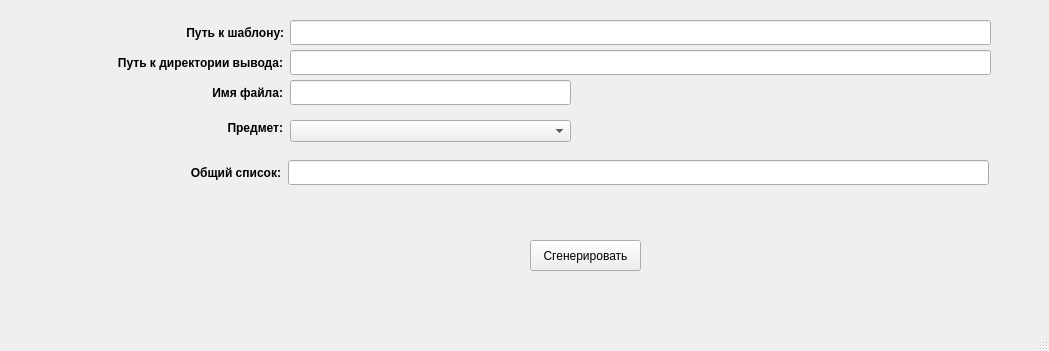
<?xml version="1.0" encoding="UTF-8"?>
<ui version="4.0">
 <class>MainWindow</class>
 <widget class="QMainWindow" name="MainWindow">
  <property name="enabled">
   <bool>true</bool>
  </property>
  <property name="geometry">
   <rect>
    <x>0</x>
    <y>0</y>
    <width>1049</width>
    <height>351</height>
   </rect>
  </property>
  <property name="windowTitle">
   <string>СертификатоГенератор</string>
  </property>
  <property name="styleSheet">
   <string notr="true"/>
  </property>
  <widget class="QWidget" name="centralwidget">
   <widget class="QComboBox" name="comboBoxSubjects">
    <property name="enabled">
     <bool>true</bool>
    </property>
    <property name="geometry">
     <rect>
      <x>290</x>
      <y>120</y>
      <width>281</width>
      <height>22</height>
     </rect>
    </property>
   </widget>
   <widget class="QLineEdit" name="lineEditPathTemplate">
    <property name="enabled">
     <bool>true</bool>
    </property>
    <property name="geometry">
     <rect>
      <x>290</x>
      <y>20</y>
      <width>701</width>
      <height>25</height>
     </rect>
    </property>
   </widget>
   <widget class="QLabel" name="label">
    <property name="enabled">
     <bool>true</bool>
    </property>
    <property name="geometry">
     <rect>
      <x>143</x>
      <y>20</y>
      <width>141</width>
      <height>25</height>
     </rect>
    </property>
    <property name="font">
     <font>
      <weight>75</weight>
      <bold>true</bold>
     </font>
    </property>
    <property name="text">
     <string>Путь к шаблону:</string>
    </property>
    <property name="alignment">
     <set>Qt::AlignRight|Qt::AlignTrailing|Qt::AlignVCenter</set>
    </property>
   </widget>
   <widget class="QLineEdit" name="lineEditDirOut">
    <property name="enabled">
     <bool>true</bool>
    </property>
    <property name="geometry">
     <rect>
      <x>290</x>
      <y>50</y>
      <width>701</width>
      <height>25</height>
     </rect>
    </property>
   </widget>
   <widget class="QLabel" name="label_2">
    <property name="enabled">
     <bool>true</bool>
    </property>
    <property name="geometry">
     <rect>
      <x>92</x>
      <y>50</y>
      <width>191</width>
      <height>25</height>
     </rect>
    </property>
    <property name="font">
     <font>
      <weight>75</weight>
      <bold>true</bold>
     </font>
    </property>
    <property name="text">
     <string>Путь к директории вывода:</string>
    </property>
    <property name="alignment">
     <set>Qt::AlignRight|Qt::AlignTrailing|Qt::AlignVCenter</set>
    </property>
   </widget>
   <widget class="QLabel" name="label_3">
    <property name="enabled">
     <bool>true</bool>
    </property>
    <property name="geometry">
     <rect>
      <x>202</x>
      <y>80</y>
      <width>81</width>
      <height>25</height>
     </rect>
    </property>
    <property name="font">
     <font>
      <weight>75</weight>
      <bold>true</bold>
     </font>
    </property>
    <property name="text">
     <string>Имя файла:</string>
    </property>
    <property name="alignment">
     <set>Qt::AlignRight|Qt::AlignTrailing|Qt::AlignVCenter</set>
    </property>
   </widget>
   <widget class="QLineEdit" name="lineEditFilename">
    <property name="enabled">
     <bool>true</bool>
    </property>
    <property name="geometry">
     <rect>
      <x>290</x>
      <y>80</y>
      <width>281</width>
      <height>25</height>
     </rect>
    </property>
   </widget>
   <widget class="QLabel" name="label_8">
    <property name="enabled">
     <bool>true</bool>
    </property>
    <property name="geometry">
     <rect>
      <x>52</x>
      <y>115</y>
      <width>231</width>
      <height>25</height>
     </rect>
    </property>
    <property name="font">
     <font>
      <weight>75</weight>
      <bold>true</bold>
     </font>
    </property>
    <property name="text">
     <string>Предмет:</string>
    </property>
    <property name="alignment">
     <set>Qt::AlignRight|Qt::AlignTrailing|Qt::AlignVCenter</set>
    </property>
   </widget>
   <widget class="QPushButton" name="pushButtonMakeCertificate">
    <property name="enabled">
     <bool>true</bool>
    </property>
    <property name="geometry">
     <rect>
      <x>530</x>
      <y>240</y>
      <width>111</width>
      <height>31</height>
     </rect>
    </property>
    <property name="text">
     <string>Сгенерировать</string>
    </property>
   </widget>
   <widget class="QLineEdit" name="lineEditPathPeoplesInput">
    <property name="enabled">
     <bool>true</bool>
    </property>
    <property name="geometry">
     <rect>
      <x>288</x>
      <y>160</y>
      <width>701</width>
      <height>25</height>
     </rect>
    </property>
   </widget>
   <widget class="QLabel" name="label_4">
    <property name="enabled">
     <bool>true</bool>
    </property>
    <property name="geometry">
     <rect>
      <x>10</x>
      <y>160</y>
      <width>271</width>
      <height>25</height>
     </rect>
    </property>
    <property name="font">
     <font>
      <weight>75</weight>
      <bold>true</bold>
     </font>
    </property>
    <property name="text">
     <string>Общий список:</string>
    </property>
    <property name="alignment">
     <set>Qt::AlignRight|Qt::AlignTrailing|Qt::AlignVCenter</set>
    </property>
   </widget>
  </widget>
  <widget class="QMenuBar" name="menubar">
   <property name="geometry">
    <rect>
     <x>0</x>
     <y>0</y>
     <width>1049</width>
     <height>26</height>
    </rect>
   </property>
  </widget>
  <widget class="QStatusBar" name="statusbar"/>
 </widget>
 <resources/>
 <connections/>
</ui>
